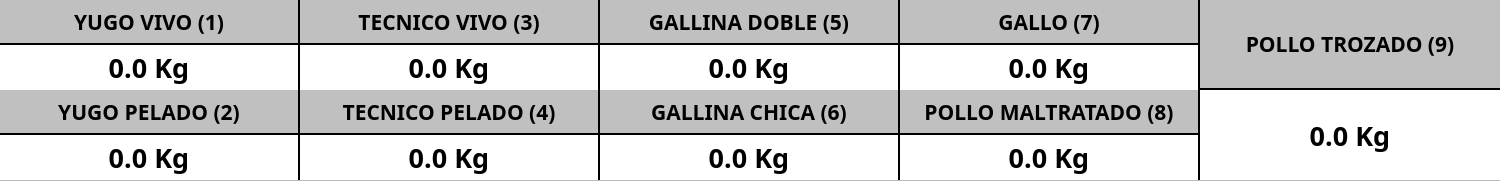
    <widget class="QFrame" name="frmDetalleCliente">
     <property name="geometry">
      <rect>
       <x>420</x>
       <y>410</y>
       <width>1500</width>
       <height>181</height>
      </rect>
     </property>
     <property name="frameShape">
      <enum>QFrame::StyledPanel</enum>
     </property>
     <property name="frameShadow">
      <enum>QFrame::Raised</enum>
     </property>
     <widget class="QPushButton" name="btnYugoVivo">
      <property name="geometry">
       <rect>
        <x>0</x>
        <y>0</y>
        <width>300</width>
        <height>45</height>
       </rect>
      </property>
      <property name="font">
       <font>
        <family>Poppins</family>
        <pointsize>16</pointsize>
        <weight>75</weight>
        <bold>true</bold>
       </font>
      </property>
      <property name="styleSheet">
       <string notr="true">border:none;
background-color: rgb(192, 192, 192);
border:2px solid black;
border-left:0;
border-top:0;</string>
      </property>
      <property name="text">
       <string>YUGO VIVO (1)</string>
      </property>
     </widget>
     <widget class="QPushButton" name="btnTecnicoVivo">
      <property name="geometry">
       <rect>
        <x>300</x>
        <y>0</y>
        <width>300</width>
        <height>45</height>
       </rect>
      </property>
      <property name="font">
       <font>
        <family>Poppins</family>
        <pointsize>16</pointsize>
        <weight>75</weight>
        <bold>true</bold>
       </font>
      </property>
      <property name="styleSheet">
       <string notr="true">border:none;
background-color: rgb(192, 192, 192);
border:2px solid black;
border-left:0;
border-top:0;</string>
      </property>
      <property name="text">
       <string>TECNICO VIVO (3)</string>
      </property>
     </widget>
     <widget class="QPushButton" name="btnGallinaDoble">
      <property name="geometry">
       <rect>
        <x>600</x>
        <y>0</y>
        <width>300</width>
        <height>45</height>
       </rect>
      </property>
      <property name="font">
       <font>
        <family>Poppins</family>
        <pointsize>16</pointsize>
        <weight>75</weight>
        <bold>true</bold>
       </font>
      </property>
      <property name="styleSheet">
       <string notr="true">border:none;
background-color: rgb(192, 192, 192);
border:2px solid black;
border-left:0;
border-top:0;</string>
      </property>
      <property name="text">
       <string>GALLINA DOBLE (5)</string>
      </property>
     </widget>
     <widget class="QPushButton" name="btnGallinaChica">
      <property name="geometry">
       <rect>
        <x>600</x>
        <y>90</y>
        <width>300</width>
        <height>45</height>
       </rect>
      </property>
      <property name="font">
       <font>
        <family>Poppins</family>
        <pointsize>16</pointsize>
        <weight>75</weight>
        <bold>true</bold>
       </font>
      </property>
      <property name="styleSheet">
       <string notr="true">border:none;
background-color: rgb(192, 192, 192);
border:2px solid black;
border-left:0;
border-top:0;</string>
      </property>
      <property name="text">
       <string>GALLINA CHICA (6)</string>
      </property>
     </widget>
     <widget class="QPushButton" name="lblKgYugoVivo">
      <property name="geometry">
       <rect>
        <x>0</x>
        <y>45</y>
        <width>300</width>
        <height>45</height>
       </rect>
      </property>
      <property name="font">
       <font>
        <family>Poppins</family>
        <pointsize>20</pointsize>
        <weight>75</weight>
        <bold>true</bold>
       </font>
      </property>
      <property name="styleSheet">
       <string notr="true">border:none;
background-color: rgb(255, 255, 255);
border:2px solid black;
border-left:0;
border-top:0;
border-bottom:0;</string>
      </property>
      <property name="text">
       <string>0.0 Kg</string>
      </property>
     </widget>
     <widget class="QPushButton" name="lblKgTecnicoVivo">
      <property name="geometry">
       <rect>
        <x>300</x>
        <y>45</y>
        <width>300</width>
        <height>45</height>
       </rect>
      </property>
      <property name="font">
       <font>
        <family>Poppins</family>
        <pointsize>20</pointsize>
        <weight>75</weight>
        <bold>true</bold>
       </font>
      </property>
      <property name="styleSheet">
       <string notr="true">border:none;
background-color: rgb(255, 255, 255);
border:2px solid black;
border-left:0;
border-top:0;
border-bottom:0;</string>
      </property>
      <property name="text">
       <string>0.0 Kg</string>
      </property>
     </widget>
     <widget class="QPushButton" name="lblKgGallinaDoble">
      <property name="geometry">
       <rect>
        <x>600</x>
        <y>45</y>
        <width>300</width>
        <height>45</height>
       </rect>
      </property>
      <property name="font">
       <font>
        <family>Poppins</family>
        <pointsize>20</pointsize>
        <weight>75</weight>
        <bold>true</bold>
       </font>
      </property>
      <property name="styleSheet">
       <string notr="true">border:none;
background-color: rgb(255, 255, 255);
border:2px solid black;
border-left:0;
border-top:0;
border-bottom:0;</string>
      </property>
      <property name="text">
       <string>0.0 Kg</string>
      </property>
     </widget>
     <widget class="QPushButton" name="lblKgGallinaChica">
      <property name="geometry">
       <rect>
        <x>600</x>
        <y>135</y>
        <width>300</width>
        <height>45</height>
       </rect>
      </property>
      <property name="font">
       <font>
        <family>Poppins</family>
        <pointsize>20</pointsize>
        <weight>75</weight>
        <bold>true</bold>
       </font>
      </property>
      <property name="styleSheet">
       <string notr="true">border:none;
background-color: rgb(255, 255, 255);
border:2px solid black;
border-left:0;
border-top:0;
border-bottom:0;</string>
      </property>
      <property name="text">
       <string>0.0 Kg</string>
      </property>
     </widget>
     <widget class="QPushButton" name="btnYugoPelado">
      <property name="geometry">
       <rect>
        <x>0</x>
        <y>90</y>
        <width>300</width>
        <height>45</height>
       </rect>
      </property>
      <property name="font">
       <font>
        <family>Poppins</family>
        <pointsize>16</pointsize>
        <weight>75</weight>
        <bold>true</bold>
       </font>
      </property>
      <property name="styleSheet">
       <string notr="true">border:none;
background-color: rgb(192, 192, 192);
border:2px solid black;
border-left:0;
border-top:0;</string>
      </property>
      <property name="text">
       <string>YUGO PELADO (2)</string>
      </property>
     </widget>
     <widget class="QPushButton" name="lblKgYugoPelado">
      <property name="geometry">
       <rect>
        <x>0</x>
        <y>135</y>
        <width>300</width>
        <height>45</height>
       </rect>
      </property>
      <property name="font">
       <font>
        <family>Poppins</family>
        <pointsize>20</pointsize>
        <weight>75</weight>
        <bold>true</bold>
       </font>
      </property>
      <property name="styleSheet">
       <string notr="true">border:none;
background-color: rgb(255, 255, 255);
border:2px solid black;
border-left:0;
border-top:0;
border-bottom:0;</string>
      </property>
      <property name="text">
       <string>0.0 Kg</string>
      </property>
     </widget>
     <widget class="QPushButton" name="btnTecnicoPelado">
      <property name="geometry">
       <rect>
        <x>300</x>
        <y>90</y>
        <width>300</width>
        <height>45</height>
       </rect>
      </property>
      <property name="font">
       <font>
        <family>Poppins</family>
        <pointsize>16</pointsize>
        <weight>75</weight>
        <bold>true</bold>
       </font>
      </property>
      <property name="styleSheet">
       <string notr="true">border:none;
background-color: rgb(192, 192, 192);
border:2px solid black;
border-left:0;
border-top:0;</string>
      </property>
      <property name="text">
       <string>TECNICO PELADO (4)</string>
      </property>
     </widget>
     <widget class="QPushButton" name="lblKgTecnicoPelado">
      <property name="geometry">
       <rect>
        <x>300</x>
        <y>135</y>
        <width>300</width>
        <height>45</height>
       </rect>
      </property>
      <property name="font">
       <font>
        <family>Poppins</family>
        <pointsize>20</pointsize>
        <weight>75</weight>
        <bold>true</bold>
       </font>
      </property>
      <property name="styleSheet">
       <string notr="true">border:none;
background-color: rgb(255, 255, 255);
border:2px solid black;
border-left:0;
border-top:0;
border-bottom:0;</string>
      </property>
      <property name="text">
       <string>0.0 Kg</string>
      </property>
     </widget>
     <widget class="QPushButton" name="btnGallo">
      <property name="geometry">
       <rect>
        <x>900</x>
        <y>0</y>
        <width>300</width>
        <height>45</height>
       </rect>
      </property>
      <property name="font">
       <font>
        <family>Poppins</family>
        <pointsize>16</pointsize>
        <weight>75</weight>
        <bold>true</bold>
       </font>
      </property>
      <property name="styleSheet">
       <string notr="true">border:none;
background-color: rgb(192, 192, 192);
border:2px solid black;
border-left:0;
border-top:0;</string>
      </property>
      <property name="text">
       <string>GALLO (7)</string>
      </property>
     </widget>
     <widget class="QPushButton" name="lblKgGallo">
      <property name="geometry">
       <rect>
        <x>900</x>
        <y>45</y>
        <width>300</width>
        <height>45</height>
       </rect>
      </property>
      <property name="font">
       <font>
        <family>Poppins</family>
        <pointsize>20</pointsize>
        <weight>75</weight>
        <bold>true</bold>
       </font>
      </property>
      <property name="styleSheet">
       <string notr="true">border:none;
background-color: rgb(255, 255, 255);
border:2px solid black;
border-left:0;
border-top:0;
border-bottom:0;</string>
      </property>
      <property name="text">
       <string>0.0 Kg</string>
      </property>
     </widget>
     <widget class="QPushButton" name="btnPolloTrozado">
      <property name="geometry">
       <rect>
        <x>1200</x>
        <y>0</y>
        <width>300</width>
        <height>90</height>
       </rect>
      </property>
      <property name="font">
       <font>
        <family>Poppins</family>
        <pointsize>16</pointsize>
        <weight>75</weight>
        <bold>true</bold>
       </font>
      </property>
      <property name="styleSheet">
       <string notr="true">border:none;
background-color: rgb(192, 192, 192);
border:2px solid black;
border-left:0;
border-top:0;
border-right:0;
</string>
      </property>
      <property name="text">
       <string>POLLO TROZADO (9)</string>
      </property>
     </widget>
     <widget class="QPushButton" name="lblKgPolloTrozado">
      <property name="geometry">
       <rect>
        <x>1200</x>
        <y>90</y>
        <width>300</width>
        <height>90</height>
       </rect>
      </property>
      <property name="font">
       <font>
        <family>Poppins</family>
        <pointsize>20</pointsize>
        <weight>75</weight>
        <bold>true</bold>
       </font>
      </property>
      <property name="styleSheet">
       <string notr="true">border:none;
background-color: rgb(255, 255, 255);
border:2px solid black;
border-left:0;
border-top:0;
border-bottom:0;
border-right:0;
</string>
      </property>
      <property name="text">
       <string>0.0 Kg</string>
      </property>
     </widget>
     <widget class="QPushButton" name="btnPolloMaltratado">
      <property name="geometry">
       <rect>
        <x>900</x>
        <y>90</y>
        <width>300</width>
        <height>45</height>
       </rect>
      </property>
      <property name="font">
       <font>
        <family>Poppins</family>
        <pointsize>16</pointsize>
        <weight>75</weight>
        <bold>true</bold>
       </font>
      </property>
      <property name="styleSheet">
       <string notr="true">border:none;
background-color: rgb(192, 192, 192);
border:2px solid black;
border-left:0;
border-top:0;</string>
      </property>
      <property name="text">
       <string>POLLO MALTRATADO (8)</string>
      </property>
     </widget>
     <widget class="QPushButton" name="lblKgPolloMaltratado">
      <property name="geometry">
       <rect>
        <x>900</x>
        <y>135</y>
        <width>300</width>
        <height>45</height>
       </rect>
      </property>
      <property name="font">
       <font>
        <family>Poppins</family>
        <pointsize>20</pointsize>
        <weight>75</weight>
        <bold>true</bold>
       </font>
      </property>
      <property name="styleSheet">
       <string notr="true">border:none;
background-color: rgb(255, 255, 255);
border:2px solid black;
border-left:0;
border-top:0;
border-bottom:0;</string>
      </property>
      <property name="text">
       <string>0.0 Kg</string>
      </property>
     </widget>
    </widget>
